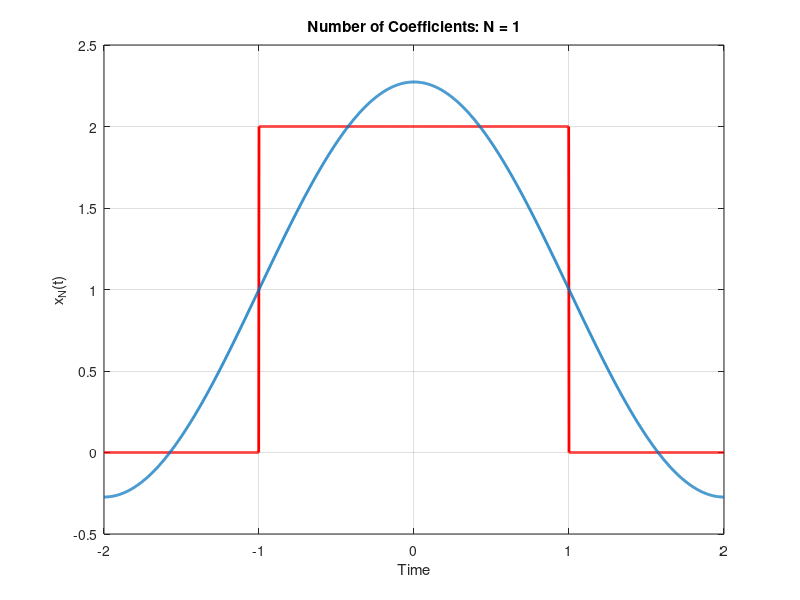
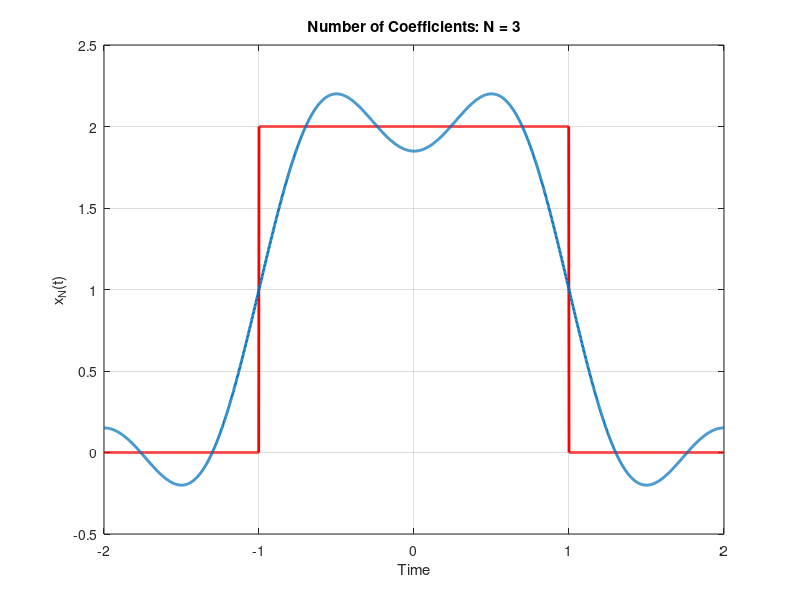
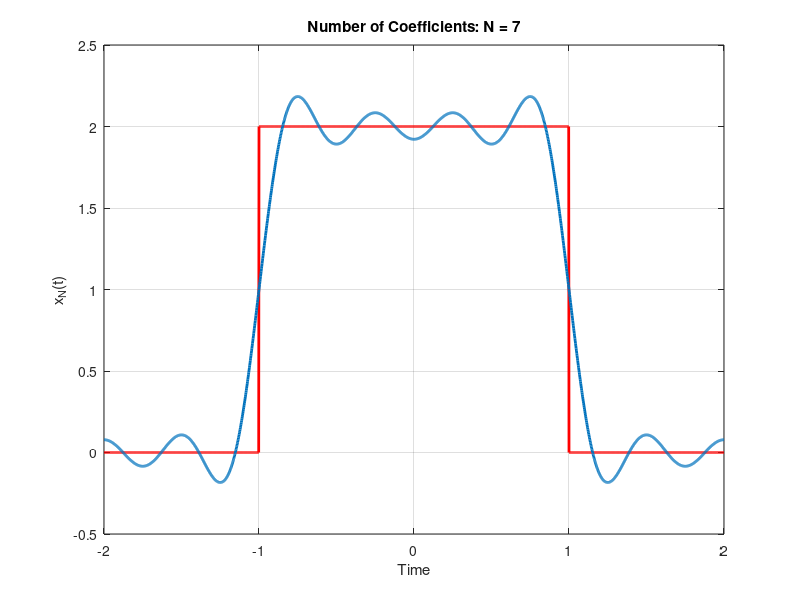
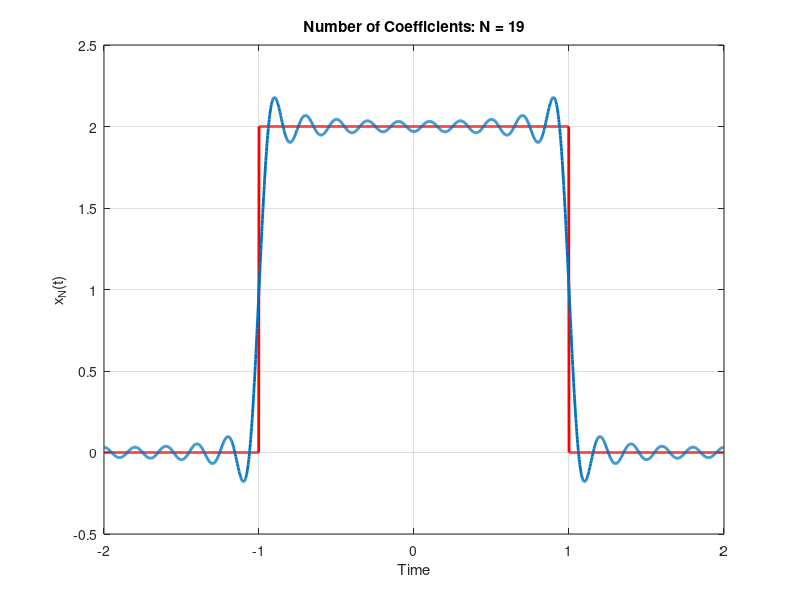

MATLAB code for these plots, in order:
%%% MATLAB script to demonstrate the Gibb's phenomenon.
clear; close all; clc;
t = -2 : 2/1000  :2;  % time axis
sq = [zeros(1,500),2*ones(1,1000),zeros(1,501)]; % square wave 
k = 2;
N = [1,3,7,19,49,70]; % number of Fourier Coefficients used
for n = 1:length(N) % different cases of 
    m = 1:N(n);
    an = 2*sinc(m/2); % Fourier coefficients for square wave
    fN = 1 + sum(diag(an)*cos(m'*pi*t/2),1); % Truncated Fourier series
    
    figure
    plot(t,sq,'r','LineWidth',2);hold on;
    plot(t,fN,'LineWidth',2); hold off; axis([-2 2 -0.5 2.5]);grid;
    xlabel('Time'), ylabel('x_N(t)');title(['Number of Coefficients: N = ',int2str(N(n))]);
end
%%% End of gibb.m